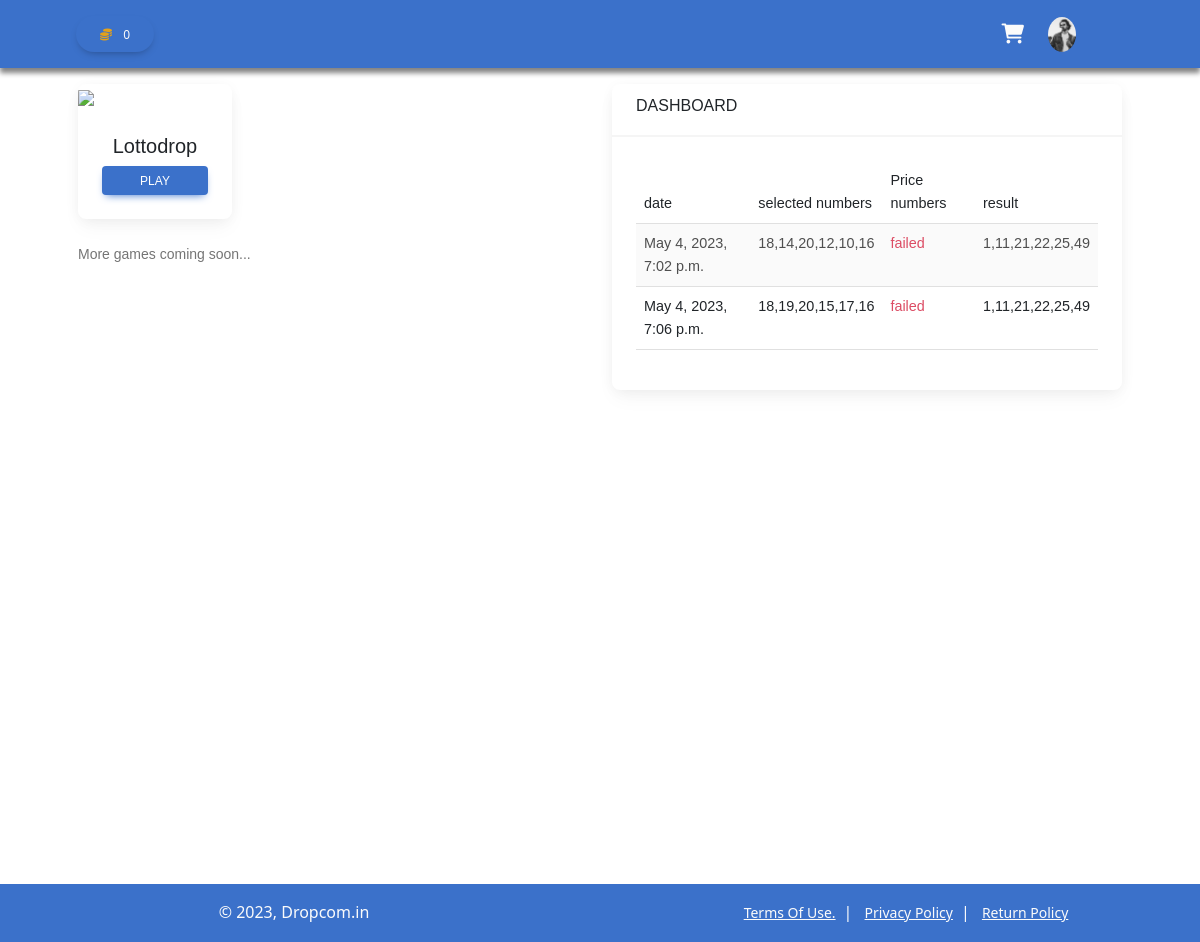
The page /profile/play-and-earn-rewards/ (signed in) on the database its author committed.
### accounts/models.py (models this page shows, shortened)
class Users(models.Model):
    user = models.OneToOneField(User,null=False,blank=False,on_delete=models.CASCADE)
    phone_number = models.CharField(max_length=15)
    referral_id = models.CharField(max_length=200)
    invited_by_id = models.CharField(default=0,max_length=200,null=True,blank=True)
    invited_user = models.CharField(max_length=255,null=True,blank=True)
    wallet = models.IntegerField(default=0)
    total_earnings = models.IntegerField(default=0)
    coins = models.IntegerField(default=0)
    is_active = models.BooleanField(default=False)
    date_time_of_joining = models.DateTimeField(auto_now_add=True)
    refunded_amount = models.IntegerField(default=0,null=0,blank=0)
    level_1_count = models.IntegerField(default=0)
    level_2_count = models.IntegerField(default=0)
    level_3_count = models.IntegerField(default=0)
    level_4_count = models.IntegerField(default=0)
    level_5_count = models.IntegerField(default=0)
    level_6_count = models.IntegerField(default=0)
    level_7_count = models.IntegerField(default=0)
    level_1_earnings = models.IntegerField(default=0)
    level_2_earnings = models.IntegerField(default=0)
    level_3_earnings = models.IntegerField(default=0)
    level_4_earnings = models.IntegerField(default=0)
    level_5_earnings = models.IntegerField(default=0)
    level_6_earnings = models.IntegerField(default=0)
    level_7_earnings = models.IntegerField(default=0)

### PlayAndWin/models.py (models this page shows)
class Lottodrop(models.Model):
    user = models.ForeignKey(User,on_delete=models.CASCADE)
    created_at = models.DateTimeField()
    number = models.CharField(max_length=100)
    result_number = models.CharField(max_length=100,blank=True,null=True)
    Result = models.BooleanField(default=False)

### PlayAndWin/views.py (the view)
# urls.py: path("",views.homepage,name="homepage"),
def homepage(request):
    if request.user.is_authenticated:
        user = Users.objects.get(user = request.user)
        if user.is_active == True:
            context = {
                'user':user,
            }
            if Lottodrop.objects.filter(user = request.user).exists():
                datas = Lottodrop.objects.filter(user = request.user)
                context ['datas'] = datas
            return render(request,'games-page/home.html',context)
        else:
            return redirect('../../accounts/buy-subscription')
    else:
        return redirect('../')

### PlayAndWin/templates/games-page/home.html (shortened to what this page needs)
{% extends 'user-home/base.html' %}
{% block content %}
<section>
    <div class="container px-lg-5 mt-3">
        <div class="row">
            <div class="col-lg-6">
                <div class="row">
                    <div class="col-lg-4 col-6">
                        <div class="card">
                            <div class="bg-image hover-overlay ripple" data-mdb-ripple-color="light">
                                <img src="https://mdbcdn.b-cdn.net/img/new/standard/nature/111.webp"
                                    class="img-fluid" />
                            </div>
                            <div class="card-body">
                                <h5 class="card-title text-center">Lottodrop</h5>
                                <a href="{% url 'lottodrop' %}" class="btn btn-primary btn-sm btn-block">play</a>
                            </div>
                        </div>
                    </div>
                    <div class="small mt-4 text-muted">More games coming soon...</div>
                </div>
            </div>
            {% if datas %}
            <div class="col-lg-6">
                <div class="card" style="max-width: 100%; overflow-x: scroll;">
                    <div class="card-header mb-0">
                        <h6>DASHBOARD</h6>
                    </div>
                    <div class="card-body mt-0">
                        <table class="table table-striped table-hover mt-0 table-sm">
                            <thead>
                                <tr>
                                    <th>date</th>
                                    <th>selected numbers</th>
                                    <th>Price numbers</th>
                                    <th>result</th>
                                </tr>
                            </thead>
                            {% for data in datas %}
                            <tr>
                                <td>{{data.created_at}}</td>
                                <td>{{data.number}}</td>
                                <td class="text-danger">{{data.Result|yesno:"failed,pending"}}</td>
                                <td>{{data.result_number}}</td>
                            </tr>
                            {% endfor %}
                        </table>
                    </div>
                </div>
            </div>
            {% endif %}
        </div>
    </div>
</section>
{% endblock %}

### userHomePage/templates/user-home/base.html (shortened to what this page needs)
{% load static %}
<!DOCTYPE html>
<html lang="en">
<head>
    <link rel="stylesheet" href="{% static 'style/style.css' %}">
    <link href="https://cdn.jsdelivr.net/npm/bootstrap@5.3.0-alpha2/dist/css/bootstrap.min.css" rel="stylesheet"
>
    <link href="https://cdnjs.cloudflare.com/ajax/libs/font-awesome/6.0.0/css/all.min.css" rel="stylesheet" />
    <link href="https://cdnjs.cloudflare.com/ajax/libs/mdb-ui-kit/6.2.0/mdb.min.css" rel="stylesheet" />
</head>
<body>
    <nav class="navbar navbar-expand-lg navbar-primary bg-primary p-3">
        <div class="container-fluid">
            <div class="mx-lg-5" id="navbarSupportedContent">
                <div class="">
                    <a href="{% url 'userCoins' %}" class="btn rounded-pill text-light">
                        <i class="fa-solid fa-coins text-warning me-2"></i> {{user.coins}}
                    </a>
                </div>
            </div>
            <div class="d-flex align-items-center mx-lg-5 px-lg-5">
                <a class="text-reset me-4" href="{% url 'cart' %}">
                    <i class="fas fa-shopping-cart text-light fa-lg"></i>
                </a>
                <div class="dropdown">
                    <a class="dropdown-toggle d-flex align-items-center hidden-arrow" id="navbarDropdownMenuAvatar"
                        role="button" data-mdb-toggle="dropdown" aria-expanded="false">
                        <img src="{% static 'images/profile.jpg' %}" class="rounded-circle" height="35"
                            alt="Black and White Portrait of a Man" loading="lazy" />
                    </a>
                </div>
            </div>
        </div>
    </nav>
    {% block content %}
    {% endblock %}
    <footer class="text-center text-light" style="background-color: #eee;">
        <div class="row bg-primary">
            <div class="col-lg-6">
                <div class="text-center p-3 bg-primary ">
                    &copy; 2023,
                    <a class="text-light" href="">Dropcom.in</a>
                </div>
            </div>
            <div class="col-lg-6">
                <div class="text-center p-3 bg-primary">
                    <a href="{% url 'termsAndConditions' %}" class="text-light small mx-2 text-decoration-underline">Terms Of Use.</a>|
                    <a href="{% url 'privacy_policy' %}" class="text-light small mx-2 text-decoration-underline">Privacy Policy</a>|
                    <a href="{% url 'cancellationAndRefund' %}" class="text-light small mx-2 text-decoration-underline">Return Policy</a>
                </div>
            </div>
        </div>
    </footer>
</body>
</html>

### userHomePage/templates/user-home/base.html (style rules this page uses)
body { overflow-x: hidden; background-color: white; font-family: system-ui, -apple-system, BlinkMacSystemFont, 'Segoe UI', Roboto, Oxygen, Ubuntu, Cantarell, 'Open Sans', 'Helvetica Neue', sans-serif; }
nav.navbar { box-shadow: 0px 5px 5px 0px rgb(131, 131, 131); }

### PlayAndWin/templates/games-page/home.html (style rules this page uses)
section { min-height: 100vh !important; font-family: sans-serif; }

### rows shown on the page
Users: coins "0"
Lottodrop: created_at "May 4, 2023, 7:02 p.m.", number "18,14,20,12,10,16", Result "failed", result_number "1,11,21,22,25,49"
Lottodrop: created_at "May 4, 2023, 7:06 p.m.", number "18,19,20,15,17,16", Result "failed", result_number "1,11,21,22,25,49"
